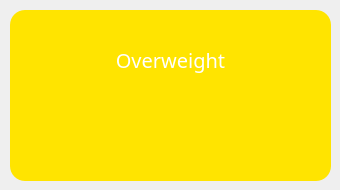
           <widget class="QWidget" name="page_overweight">
            <widget class="QWidget" name="widget_16" native="true">
             <property name="geometry">
              <rect>
               <x>10</x>
               <y>10</y>
               <width>321</width>
               <height>171</height>
              </rect>
             </property>
             <property name="styleSheet">
              <string notr="true">background-color: rgb(255, 228, 0);
border-radius: 15px;</string>
             </property>
             <widget class="QLabel" name="label_29">
              <property name="geometry">
               <rect>
                <x>10</x>
                <y>10</y>
                <width>301</width>
                <height>81</height>
               </rect>
              </property>
              <property name="font">
               <font>
                <family>Arial Black</family>
                <pointsize>15</pointsize>
               </font>
              </property>
              <property name="text">
               <string>&lt;html&gt;&lt;head/&gt;&lt;body&gt;&lt;p&gt;&lt;span style=&quot; color:#ffffff;&quot;&gt;Overweight&lt;/span&gt;&lt;/p&gt;&lt;/body&gt;&lt;/html&gt;</string>
              </property>
              <property name="alignment">
               <set>Qt::AlignCenter</set>
              </property>
             </widget>
             <widget class="QLabel" name="label_43">
              <property name="geometry">
               <rect>
                <x>8</x>
                <y>90</y>
                <width>301</width>
                <height>71</height>
               </rect>
              </property>
              <property name="styleSheet">
               <string notr="true">image: url(:/resource/thinking.png);</string>
              </property>
              <property name="text">
               <string/>
              </property>
             </widget>
            </widget>
           </widget>
